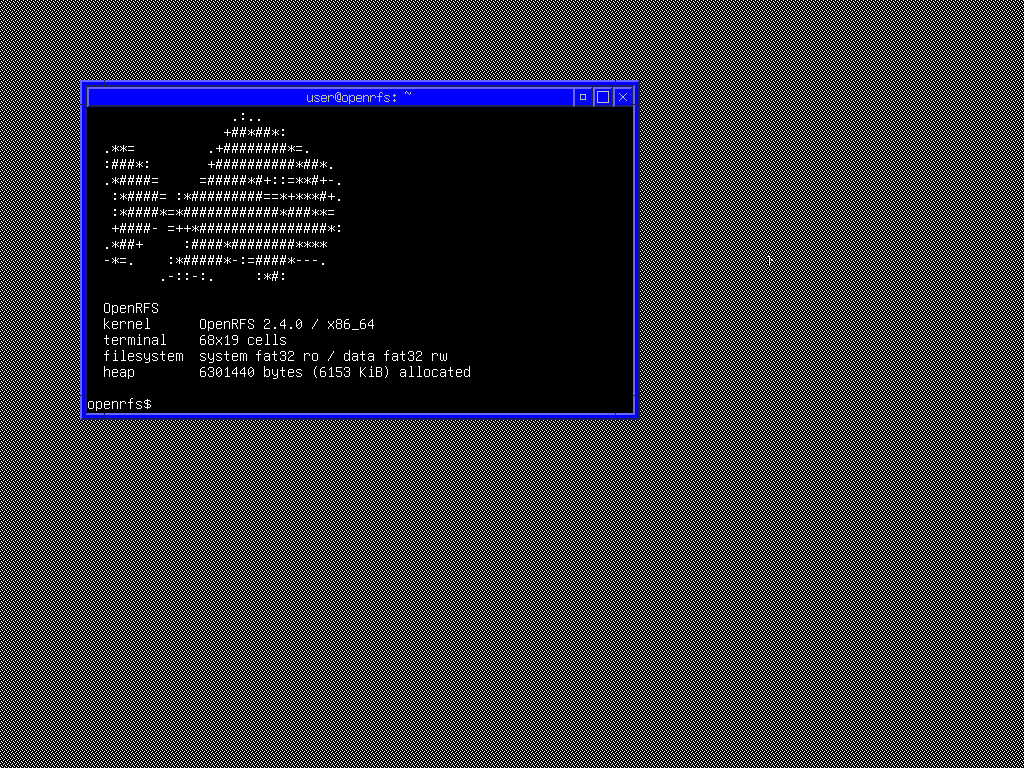
#> input picture assets/openrfs/proof-focus.png, 1024 x 768 px; its folder holds 2 pictures in this run
$ python make-app-icons.py ../assets/openrfs
#> lines starting #> are read from the running program, lines starting #| are printed output that depends on the picture
#!/usr/bin/env python3
# SPDX-License-Identifier: GPL-3.0-only
"""Generate deterministic C planes from preserved OpenRFS panel artwork.

Each source image is cropped to its visible ink, resampled independently for
all requested sizes, and emitted as separate colour and alpha arrays. JPEG
inputs with flat backgrounds are keyed from the border inward. PNG alpha is
preserved.

    python3 tools/make-app-icons.py assets/openrfs/panel \
        src/kernel/de_openrfs_panel_art.h --prefix openrfs_panel_art \
        --sizes 16,20,24
"""

import sys
from collections import deque
from pathlib import Path

from PIL import Image, ImageFilter

# The sizes anything draws this artwork at: a tray slot, a taskbar button, a
# Start tile, and the logo on a Store card.
SIZES = (16, 24, 32, 48)
# Artwork that arrives too pale to read on a light UI.
#
# This is a CONTRAST STRETCH and not a repaint. Pure white stays pure white,
# so a light figure on a light body keeps its edge, and everything below
# white falls this many times further from it. The artwork's own shading
# survives; only its distance from white changes. Drop an entry the moment a
# version arrives that does not need it.
#
# The Store's bag needed it while the mark on it was the same achromatic
# near-white as the bag: ink averaging 227 of 255 with a chroma under 2, a
# shape you had to already know was there on the light taskbar. The bag it
# carries now has OpenRFS's logo on it in the accent blue, which separates
# itself, and stretching that blue only drove it towards navy. So the entry
# is gone, and this table is empty until artwork arrives that needs it.
INK_CONTRAST = {}
# JPEG mottling across a flat area is invisible until a stretch multiplies it
# as well. Five pixels at the size these arrive is well under any real edge.
DENOISE_RADIUS = 5

# A little sharpening after the reduction. A 512-pixel icon resampled to 24
# is soft no matter how good the filter is; this is what an icon editor's
# "save for small size" does, and without it the result reads as blurred.
SHARPEN = (0.7, 70, 2)   # radius, percent, threshold
# How close to the corner colour counts as background.  Loose enough and the
# flood eats the artwork: the Store's bag is a pale grey on white and at 28 the
# fill walked straight through its lighter half, leaving a bar with a hole in
# it, and Task Manager's monitor lost its rim the same way.  Tight enough and
# JPEG noise in the background stops keying and comes through as ink instead.
# Twelve is between the two, checked against every icon in assets/icons/app.
BACKGROUND_TOLERANCE = 12


# At most this many distinct colours are learned from the border. A border
# that needs more than a handful is not a background — it is a gradient or a
# photograph — and the corner alone is the safer reading of it.
BACKGROUND_COLOURS = 8


def background_colours(image):
    """The distinct colours the border is made of.

    One reference is right for artwork sitting on a flat colour and wrong for
    artwork saved over a transparency CHECKERBOARD, which is two greys further
    apart than any tolerance that does not also eat pale artwork. Both of them
    are on the border, so both are learned from it: Task Manager's icon
    arrived checkered and the Store's did not, and this reads each correctly
    without either being told which it is.
    """
    width, height = image.size
    pixels = image.load()
    learned = []

    def note(colour):
        for reference in learned:
            if all(abs(a - b) <= BACKGROUND_TOLERANCE
                   for a, b in zip(colour, reference)):
                return
        if len(learned) < BACKGROUND_COLOURS:
            learned.append(colour)

    for x in range(width):
        note(pixels[x, 0][:3])
        note(pixels[x, height - 1][:3])
    for y in range(height):
        note(pixels[0, y][:3])
        note(pixels[width - 1, y][:3])
    if len(learned) >= BACKGROUND_COLOURS:
        return [pixels[0, 0][:3]]
    return learned


def key_out_background(image):
    """Make the flat colour around the artwork transparent.

    Flood filling inwards from the border rather than testing every pixel is
    what keeps an enclosed shape of the same colour — the white bag inside the
    purple disc — from being erased along with the background it matches.
    """
    if image.getchannel("A").getextrema()[0] < 255:
        return image           # it already has an alpha channel worth keeping
    width, height = image.size
    pixels = image.load()
    references = background_colours(image)
    seen = bytearray(width * height)
    queue = deque()
    for x in range(width):
        queue.append((x, 0))
        queue.append((x, height - 1))
    for y in range(height):
        queue.append((0, y))
        queue.append((width - 1, y))
    while queue:
        x, y = queue.popleft()
        if x < 0 or y < 0 or x >= width or y >= height:
            continue
        if seen[y * width + x]:
            continue
        red, green, blue, _ = pixels[x, y]
        if not any(abs(red - r) <= BACKGROUND_TOLERANCE and
                   abs(green - g) <= BACKGROUND_TOLERANCE and
                   abs(blue - b) <= BACKGROUND_TOLERANCE
                   for r, g, b in references):
            continue
        seen[y * width + x] = 1
        pixels[x, y] = (red, green, blue, 0)
        queue.extend(((x + 1, y), (x - 1, y), (x, y + 1), (x, y - 1)))
    return image


def crop_to_ink(image):
    """Trim the empty margin, then pad back to a square around the artwork."""
    box = image.getchannel("A").getbbox()
    if box is None:
        return image
    cropped = image.crop(box)
    side = max(cropped.size)
    square = Image.new("RGBA", (side, side), (0, 0, 0, 0))
    square.paste(cropped, ((side - cropped.size[0]) // 2,
                           (side - cropped.size[1]) // 2))
    return square


def raise_contrast(image, factor):
    """Push the artwork away from white by `factor`, anchored at white.

    A plain multiply would darken the white glyph along with the body it sits
    on and cost the logo its figure. Anchoring at white keeps 255 at 255 and
    moves everything else, which is the difference between darkening a
    picture and flattening one.
    """
    if factor == 1.0:
        return image
    smooth = image.convert("RGB").filter(
        ImageFilter.MedianFilter(DENOISE_RADIUS))
    smooth = smooth.convert("RGBA")
    smooth.putalpha(image.getchannel("A"))
    pixels = smooth.load()
    width, height = smooth.size
    for y in range(height):
        for x in range(width):
            red, green, blue, opacity = pixels[x, y]
            if opacity == 0:
                continue
            pixels[x, y] = (
                max(0, 255 - int((255 - red) * factor)),
                max(0, 255 - int((255 - green) * factor)),
                max(0, 255 - int((255 - blue) * factor)),
                opacity)
    return smooth


def reduce_to(image, size):
    """Resample with the alpha premultiplied, so edges do not pick up haloes.

    Resampling colour and alpha separately averages the colour of pixels that
    were fully transparent into the ones that were not, which puts a rim of
    whatever the empty area happened to be around every edge. Premultiplying
    first is the standard answer and Pillow does it on request.
    """
    small = image.convert("RGBa").resize((size, size), Image.LANCZOS) \
        .convert("RGBA")
    return small.filter(ImageFilter.UnsharpMask(*SHARPEN))


def emit(lines, prefix, name, image, size, pack):
    pixels = image.load()
    lines.append(f"static const uint32_t {prefix}_{name}_{size}_pixels"
                 f"[{size} * {size}] = {{")
    for y in range(size):
        row = []
        for x in range(size):
            red, green, blue, _ = pixels[x, y]
            row.append(f"0x{pack(red, green, blue):08X}U,")
        for start in range(0, size, 8):
            lines.append("    " + " ".join(row[start:start + 8]))
    lines.append("};")
    lines.append(f"static const uint8_t {prefix}_{name}_{size}_alpha"
                 f"[{size} * {size}] = {{")
    for y in range(size):
        row = [f"{pixels[x, y][3]:3d}," for x in range(size)]
        for start in range(0, size, 16):
            lines.append("    " + " ".join(row[start:start + 16]))
    lines.append("};")


def build(source, target, prefix, sizes, only):
    """One generated header: every named icon, at every requested size."""
#> called with prefix = 'taskbar_art', sizes = (16, 24, 32, 48)
    upper = prefix.upper()
    artwork = {}
    for path in source.iterdir():
        if path.suffix.lower() not in (".png", ".jpg", ".jpeg"):
            continue
        if path.stem in artwork:
            raise SystemExit(
                f"duplicate artwork stem in {source}: "
                f"{artwork[path.stem].name}, {path.name}"
            )
        artwork[path.stem] = path
#> pass 2 of the loop in build, `for path in source.iterdir():`:
    names = sorted(artwork)
    if only:
        missing = [name for name in only if name not in names]
        if missing:
            raise SystemExit(f"not in {source}: {', '.join(missing)}")
        names = [name for name in names if name in only]
    if not names:
        raise SystemExit(f"no artwork in {source}")

    # OpenRFS's framebuffer reports channel positions at boot; QEMU's adaptors
    # report 0x00RRGGBB and the preview pins that, so the planes are baked in
    # that order and the caller recomposes if a device ever differs.
    def pack(red, green, blue):
        return (red << 16) | (green << 8) | blue

    lines = [
        "/* SPDX-License-Identifier: GPL-3.0-only */",
        "/*",
        " * GENERATED by tools/make-app-icons.py - do not edit.",
        " *",
        " * Application artwork, as the colour plane and separate alpha plane",
        " * the shell's icon tables take.  One pair per size it draws at,",
        " * each resampled from the original rather than from a larger cell,",
        " * because a picture reduced twice is a picture blurred twice.",
        " *",
        " * Channels are packed 0x00RRGGBB.  OpenRFS learns its real channel",
        " * positions from the loader at boot; the drawing code repacks these",
        " * if the device it finds disagrees.",
        " */",
        f"#ifndef {upper}_H",
        f"#define {upper}_H",
        "",
        "#include <stddef.h>",
        "#include <stdint.h>",
        "",
        f"#define {upper}_SIZES {len(sizes)}U",
        "",
        f"static const uint32_t {prefix}_size[{upper}_SIZES] = {{",
        "    " + ", ".join(f"{size}U" for size in sizes),
        "};",
        "",
    ]

    for name in names:
        path = artwork[name]
        image = crop_to_ink(key_out_background(
            Image.open(path).convert("RGBA")))
#> in key_out_background, `width, height = image.size`: width = 1024; height = 768
#> in key_out_background, `references = background_colours(image)`: references = [(0, 0, 0), (255, 255, 255)]
#> the loop in key_out_background, `while queue:` made 2387712 passes
#> (x, y, red, green, blue) on passes 1 to 3: (0, 0, 0, 0, 0), (0, 767, 255, 255, 255), (1, 0, 0, 0, 0)
#> in crop_to_ink, `box = image.getchannel("A").getbbox()`: box = (80, 80, 640, 420)
#> in crop_to_ink, `cropped = image.crop(box)`:
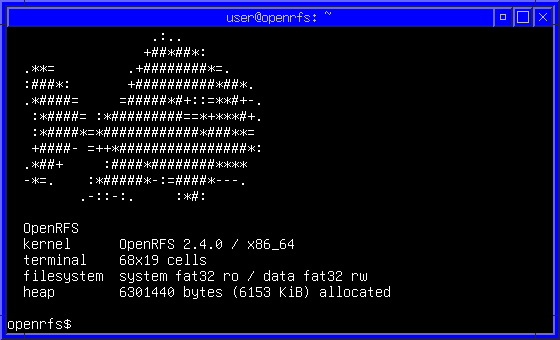
#> cropped: PIL image 560x340 RGBA; mean R, G, B, A 12.8, 12.8, 36.3, 255
#> in crop_to_ink, `square = Image.new("RGBA", (side, side), (0, 0, 0, 0))`: square: PIL image 560x560 RGBA; every value is 0
#> in crop_to_ink, `square.paste(cropped, ((side - cropped.size[0]) // 2, (side - cropped...`:
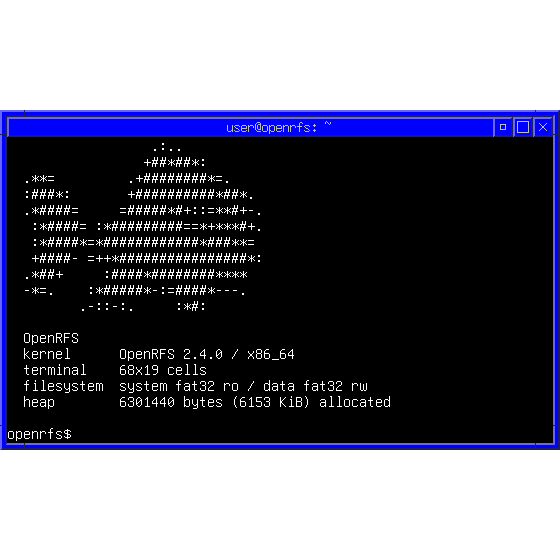
#> square: PIL image 560x560 RGBA; mean R, G, B, A 7.8, 7.8, 22.1, 154.8; transparent parts drawn white
        image = raise_contrast(image, INK_CONTRAST.get(name, 1.0))
        identifier = name.replace("-", "_")
        lines.append(f"/* {path.name}, {image.size[0]} square after cropping */")
        for size in sizes:
            emit(lines, prefix, identifier, reduce_to(image, size), size, pack)
#> this loop made 4 passes
#> pass 1, in reduce_to, `small = image.convert("RGBa").resize((size, size), Image.LANCZOS) \ .c..`:
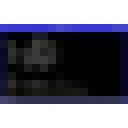
#> small: PIL image 16x16 RGBA (shown 8 times larger); mean R, G, B, A 8.2, 8.2, 24.5, 153.8; transparent parts drawn white
#> pass 2, in reduce_to (call 2), `small = image.convert("RGBa").resize((size, size), Image.LANCZOS) \ .c..`:
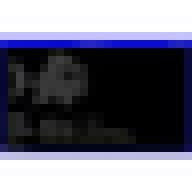
#> small: PIL image 24x24 RGBA (shown 8 times larger); mean R, G, B, A 13.9, 13.9, 52.8, 154.9; transparent parts drawn white
#> pass 3, in reduce_to (call 3), `small = image.convert("RGBa").resize((size, size), Image.LANCZOS) \ .c..`:
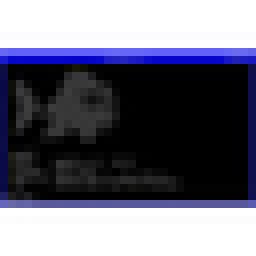
#> small: PIL image 32x32 RGBA (shown 8 times larger); mean R, G, B, A 8.7, 8.7, 31.4, 154.8; transparent parts drawn white
        lines.append("")
        print(f"  {name}: {path.name} {image.size[0]}px -> {sizes}")
#|   proof-focus: proof-focus.png 560px -> (16, 24, 32, 48)
#> pass 2 of the loop in build, `for name in names:`:
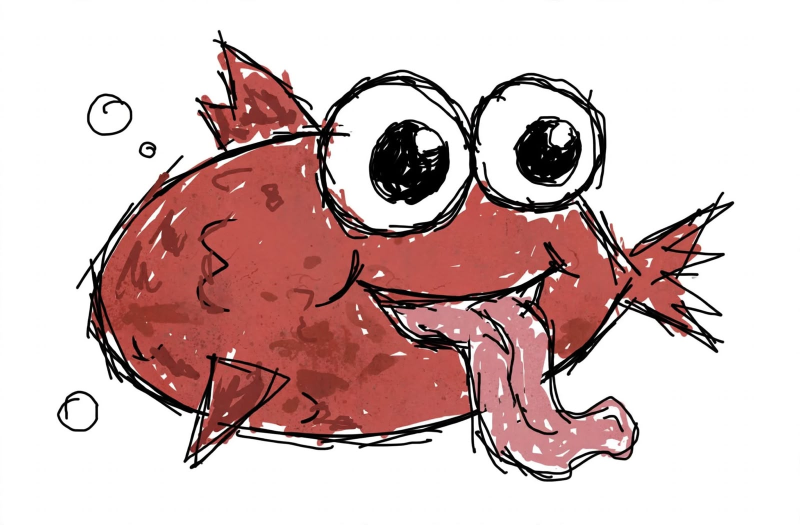
#> input picture assets/openrfs/wallpaper-source.jpeg, 1600 x 1049 px (shown at 1/2 size)
#> image: PIL image 1600x1049 RGBA
#> the loop in key_out_background (call 2), `while queue:` made 3816998 passes
#> (x, y, red, green, blue) on passes 1 to 3: (0, 0, 255, 255, 255), (0, 1048, 251, 251, 251), (1, 0, 255, 255, 255)
#> box = (113, 59, 1469, 964)
#> in crop_to_ink (call 2), `cropped = image.crop(box)`:
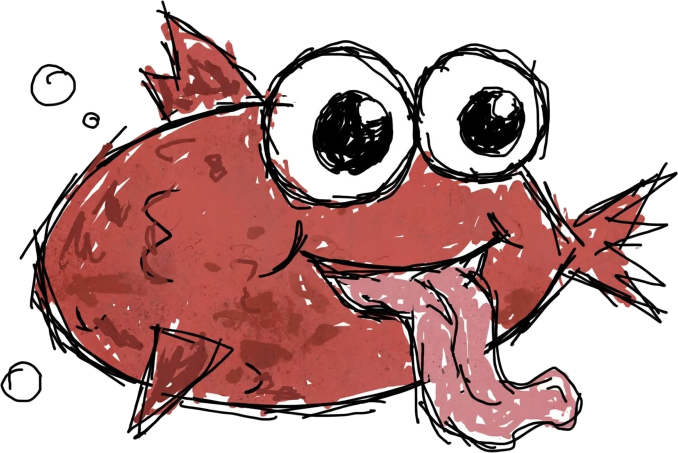
#> cropped: PIL image 1356x905 RGBA (shown at 1/2 size); mean R, G, B, A 197, 163.2, 161.5, 150.7; transparent parts drawn white
#> the loop in build, `for size in sizes:` made 4 passes
#> pass 3, in reduce_to (call 7), `small = image.convert("RGBa").resize((size, size), Image.LANCZOS) \ .c..`:
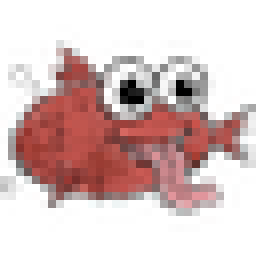
#> small: PIL image 32x32 RGBA (shown 8 times larger); mean R, G, B, A 78.8, 54.3, 53.1, 100.8; transparent parts drawn white
#|   wallpaper-source: wallpaper-source.jpeg 1356px -> (16, 24, 32, 48)

    lines.append(f"struct {prefix}_entry {{")
    lines.append("    const char *name;")
    lines.append(f"    const uint32_t *pixels[{upper}_SIZES];")
    lines.append(f"    const uint8_t *alpha[{upper}_SIZES];")
    lines.append("};")
    lines.append("")
    lines.append(f"static const struct {prefix}_entry {prefix}[] = {{")
    for name in names:
        identifier = name.replace("-", "_")
        planes = ", ".join(f"{prefix}_{identifier}_{size}_pixels"
                           for size in sizes)
        alphas = ", ".join(f"{prefix}_{identifier}_{size}_alpha"
                           for size in sizes)
        lines.append(f'    {{ "{name}", {{ {planes} }}, {{ {alphas} }} }},')
#> after the loop, lines = 1654 items
    lines.append("};")
    lines.append("")
    lines.append(f"#define {upper}_COUNT "
                 f"(sizeof({prefix}) / sizeof({prefix}[0]))")
    lines.append("")
    lines.append("#endif")
    target.write_bytes(("\n".join(lines) + "\n").encode("utf-8"))
    print(f"wrote {target} with {len(names)} icons at {sizes}")


def main():
    positional = []
    options = {}
    argv = sys.argv[1:]
    index = 0
    while index < len(argv):
        if argv[index].startswith("--"):
            options[argv[index][2:]] = argv[index + 1]
            index += 2
            continue
        positional.append(argv[index])
        index += 1
    source = Path(positional[0] if positional else "assets/icons/app")
    target = Path(positional[1] if len(positional) > 1
                  else "src/kernel/taskbar_art.h")
    sizes = tuple(int(v) for v in options["sizes"].split(",")) \
        if "sizes" in options else SIZES
    only = [v for v in options.get("only", "").split(",") if v]
    build(source, target, options.get("prefix", "taskbar_art"), sizes, only)


if __name__ == "__main__":
    main()
